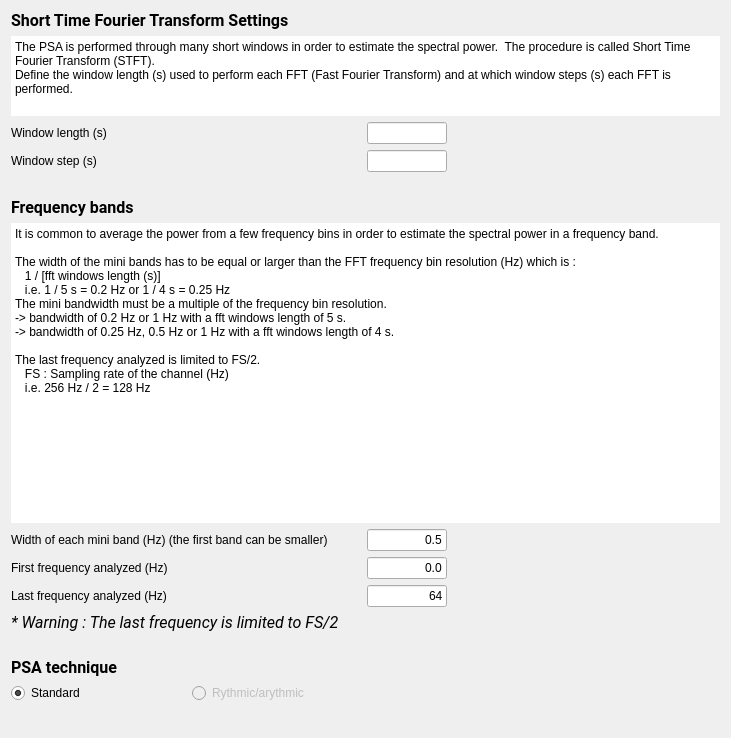
<?xml version="1.0" encoding="UTF-8"?>
<ui version="4.0">
 <class>SpectralSettings</class>
 <widget class="QWidget" name="SpectralSettings">
  <property name="geometry">
   <rect>
    <x>0</x>
    <y>0</y>
    <width>730</width>
    <height>738</height>
   </rect>
  </property>
  <property name="minimumSize">
   <size>
    <width>0</width>
    <height>0</height>
   </size>
  </property>
  <property name="windowTitle">
   <string/>
  </property>
  <property name="styleSheet">
   <string>font: 12pt &quot;Roboto&quot;;</string>
  </property>
  <layout class="QVBoxLayout" name="verticalLayout_2">
   <item>
    <layout class="QVBoxLayout" name="verticalLayout">
     <item>
      <widget class="QLabel" name="label_3">
       <property name="maximumSize">
        <size>
         <width>16777215</width>
         <height>30</height>
        </size>
       </property>
       <property name="font">
        <font>
         <family>Roboto</family>
         <pointsize>12</pointsize>
         <weight>50</weight>
         <italic>false</italic>
         <bold>false</bold>
        </font>
       </property>
       <property name="text">
        <string>&lt;html&gt;&lt;head/&gt;&lt;body&gt;&lt;p&gt;&lt;span style=&quot; font-weight:600;&quot;&gt;Short Time Fourier Transform Settings&lt;/span&gt;&lt;/p&gt;&lt;/body&gt;&lt;/html&gt;</string>
       </property>
      </widget>
     </item>
     <item>
      <widget class="QPlainTextEdit" name="plainTextEdit_2">
       <property name="minimumSize">
        <size>
         <width>0</width>
         <height>45</height>
        </size>
       </property>
       <property name="maximumSize">
        <size>
         <width>16777215</width>
         <height>80</height>
        </size>
       </property>
       <property name="frameShape">
        <enum>QFrame::HLine</enum>
       </property>
       <property name="frameShadow">
        <enum>QFrame::Plain</enum>
       </property>
       <property name="lineWidth">
        <number>0</number>
       </property>
       <property name="readOnly">
        <bool>true</bool>
       </property>
       <property name="plainText">
        <string>The PSA is performed through many short windows in order to estimate the spectral power.  The procedure is called Short Time Fourier Transform (STFT).
Define the window length (s) used to perform each FFT (Fast Fourier Transform) and at which window steps (s) each FFT is performed.</string>
       </property>
      </widget>
     </item>
     <item>
      <layout class="QGridLayout" name="gridLayout">
       <property name="sizeConstraint">
        <enum>QLayout::SetNoConstraint</enum>
       </property>
       <item row="1" column="0">
        <widget class="QLabel" name="label_2">
         <property name="sizePolicy">
          <sizepolicy hsizetype="Minimum" vsizetype="Preferred">
           <horstretch>0</horstretch>
           <verstretch>0</verstretch>
          </sizepolicy>
         </property>
         <property name="minimumSize">
          <size>
           <width>200</width>
           <height>0</height>
          </size>
         </property>
         <property name="text">
          <string>Window step (s)</string>
         </property>
        </widget>
       </item>
       <item row="1" column="1">
        <widget class="QLineEdit" name="win_step_lineEdit">
         <property name="maximumSize">
          <size>
           <width>80</width>
           <height>16777215</height>
          </size>
         </property>
         <property name="toolTip">
          <string>At which window steps (s) the FFT (Fast Fourier Transform) is performed.</string>
         </property>
        </widget>
       </item>
       <item row="0" column="1">
        <widget class="QLineEdit" name="win_len_lineEdit">
         <property name="maximumSize">
          <size>
           <width>80</width>
           <height>16777215</height>
          </size>
         </property>
         <property name="toolTip">
          <string>Window length (s) used to perform the FFT (Fast Fourier Transform).</string>
         </property>
        </widget>
       </item>
       <item row="0" column="0">
        <widget class="QLabel" name="label">
         <property name="sizePolicy">
          <sizepolicy hsizetype="Minimum" vsizetype="Preferred">
           <horstretch>0</horstretch>
           <verstretch>0</verstretch>
          </sizepolicy>
         </property>
         <property name="minimumSize">
          <size>
           <width>350</width>
           <height>0</height>
          </size>
         </property>
         <property name="maximumSize">
          <size>
           <width>500</width>
           <height>500</height>
          </size>
         </property>
         <property name="text">
          <string>Window length (s)</string>
         </property>
        </widget>
       </item>
       <item row="0" column="2">
        <spacer name="horizontalSpacer_2">
         <property name="orientation">
          <enum>Qt::Horizontal</enum>
         </property>
         <property name="sizeHint" stdset="0">
          <size>
           <width>40</width>
           <height>20</height>
          </size>
         </property>
        </spacer>
       </item>
       <item row="1" column="2">
        <spacer name="horizontalSpacer_3">
         <property name="orientation">
          <enum>Qt::Horizontal</enum>
         </property>
         <property name="sizeHint" stdset="0">
          <size>
           <width>40</width>
           <height>20</height>
          </size>
         </property>
        </spacer>
       </item>
      </layout>
     </item>
    </layout>
   </item>
   <item>
    <spacer name="verticalSpacer_3">
     <property name="orientation">
      <enum>Qt::Vertical</enum>
     </property>
     <property name="sizeType">
      <enum>QSizePolicy::Fixed</enum>
     </property>
     <property name="sizeHint" stdset="0">
      <size>
       <width>20</width>
       <height>20</height>
      </size>
     </property>
    </spacer>
   </item>
   <item>
    <layout class="QVBoxLayout" name="verticalLayout_5">
     <item>
      <widget class="QLabel" name="label_7">
       <property name="maximumSize">
        <size>
         <width>16777215</width>
         <height>30</height>
        </size>
       </property>
       <property name="font">
        <font>
         <family>Roboto</family>
         <pointsize>12</pointsize>
         <weight>50</weight>
         <italic>false</italic>
         <bold>false</bold>
        </font>
       </property>
       <property name="text">
        <string>&lt;html&gt;&lt;head/&gt;&lt;body&gt;&lt;p&gt;&lt;span style=&quot; font-weight:600;&quot;&gt;Frequency bands&lt;/span&gt;&lt;/p&gt;&lt;/body&gt;&lt;/html&gt;</string>
       </property>
      </widget>
     </item>
     <item>
      <widget class="QPlainTextEdit" name="plainTextEdit">
       <property name="sizePolicy">
        <sizepolicy hsizetype="Expanding" vsizetype="Expanding">
         <horstretch>0</horstretch>
         <verstretch>0</verstretch>
        </sizepolicy>
       </property>
       <property name="minimumSize">
        <size>
         <width>0</width>
         <height>300</height>
        </size>
       </property>
       <property name="maximumSize">
        <size>
         <width>16777215</width>
         <height>16777215</height>
        </size>
       </property>
       <property name="frameShape">
        <enum>QFrame::HLine</enum>
       </property>
       <property name="frameShadow">
        <enum>QFrame::Plain</enum>
       </property>
       <property name="lineWidth">
        <number>0</number>
       </property>
       <property name="readOnly">
        <bool>true</bool>
       </property>
       <property name="plainText">
        <string>It is common to average the power from a few frequency bins in order to estimate the spectral power in a frequency band.

The width of the mini bands has to be equal or larger than the FFT frequency bin resolution (Hz) which is :
   1 / [fft windows length (s)]
   i.e. 1 / 5 s = 0.2 Hz or 1 / 4 s = 0.25 Hz
The mini bandwidth must be a multiple of the frequency bin resolution.
-&gt; bandwidth of 0.2 Hz or 1 Hz with a fft windows length of 5 s.
-&gt; bandwidth of 0.25 Hz, 0.5 Hz or 1 Hz with a fft windows length of 4 s. 

The last frequency analyzed is limited to FS/2.
   FS : Sampling rate of the channel (Hz)
   i.e. 256 Hz / 2 = 128 Hz</string>
       </property>
      </widget>
     </item>
    </layout>
   </item>
   <item>
    <layout class="QGridLayout" name="gridLayout_2">
     <item row="0" column="0">
      <widget class="QLabel" name="label_8">
       <property name="sizePolicy">
        <sizepolicy hsizetype="Minimum" vsizetype="Preferred">
         <horstretch>0</horstretch>
         <verstretch>0</verstretch>
        </sizepolicy>
       </property>
       <property name="minimumSize">
        <size>
         <width>350</width>
         <height>0</height>
        </size>
       </property>
       <property name="maximumSize">
        <size>
         <width>400</width>
         <height>16777215</height>
        </size>
       </property>
       <property name="text">
        <string>Width of each mini band (Hz) (the first band can be smaller)</string>
       </property>
      </widget>
     </item>
     <item row="0" column="1">
      <widget class="QLineEdit" name="miniband_lineEdit">
       <property name="minimumSize">
        <size>
         <width>0</width>
         <height>0</height>
        </size>
       </property>
       <property name="maximumSize">
        <size>
         <width>80</width>
         <height>16777215</height>
        </size>
       </property>
       <property name="text">
        <string>0.5</string>
       </property>
       <property name="alignment">
        <set>Qt::AlignRight|Qt::AlignTrailing|Qt::AlignVCenter</set>
       </property>
      </widget>
     </item>
     <item row="0" column="2">
      <spacer name="horizontalSpacer_4">
       <property name="orientation">
        <enum>Qt::Horizontal</enum>
       </property>
       <property name="sizeHint" stdset="0">
        <size>
         <width>58</width>
         <height>13</height>
        </size>
       </property>
      </spacer>
     </item>
     <item row="1" column="0">
      <widget class="QLabel" name="label_4">
       <property name="text">
        <string>First frequency analyzed (Hz)</string>
       </property>
      </widget>
     </item>
     <item row="1" column="1">
      <widget class="QLineEdit" name="first_freq_lineEdit">
       <property name="maximumSize">
        <size>
         <width>80</width>
         <height>16777215</height>
        </size>
       </property>
       <property name="text">
        <string>0.0</string>
       </property>
       <property name="alignment">
        <set>Qt::AlignRight|Qt::AlignTrailing|Qt::AlignVCenter</set>
       </property>
      </widget>
     </item>
     <item row="1" column="2">
      <spacer name="horizontalSpacer_6">
       <property name="orientation">
        <enum>Qt::Horizontal</enum>
       </property>
       <property name="sizeHint" stdset="0">
        <size>
         <width>58</width>
         <height>20</height>
        </size>
       </property>
      </spacer>
     </item>
     <item row="2" column="0">
      <widget class="QLabel" name="label_9">
       <property name="sizePolicy">
        <sizepolicy hsizetype="Minimum" vsizetype="Preferred">
         <horstretch>0</horstretch>
         <verstretch>0</verstretch>
        </sizepolicy>
       </property>
       <property name="minimumSize">
        <size>
         <width>300</width>
         <height>0</height>
        </size>
       </property>
       <property name="maximumSize">
        <size>
         <width>16777215</width>
         <height>16777215</height>
        </size>
       </property>
       <property name="text">
        <string>Last frequency analyzed (Hz)</string>
       </property>
      </widget>
     </item>
     <item row="2" column="1">
      <widget class="QLineEdit" name="last_freq_lineEdit">
       <property name="maximumSize">
        <size>
         <width>80</width>
         <height>16777215</height>
        </size>
       </property>
       <property name="text">
        <string>64</string>
       </property>
       <property name="alignment">
        <set>Qt::AlignRight|Qt::AlignTrailing|Qt::AlignVCenter</set>
       </property>
      </widget>
     </item>
     <item row="2" column="2">
      <spacer name="horizontalSpacer_5">
       <property name="orientation">
        <enum>Qt::Horizontal</enum>
       </property>
       <property name="sizeHint" stdset="0">
        <size>
         <width>58</width>
         <height>20</height>
        </size>
       </property>
      </spacer>
     </item>
    </layout>
   </item>
   <item>
    <widget class="QLabel" name="label_10">
     <property name="font">
      <font>
       <family>Roboto</family>
       <pointsize>12</pointsize>
       <weight>50</weight>
       <italic>false</italic>
       <bold>false</bold>
      </font>
     </property>
     <property name="text">
      <string>&lt;html&gt;&lt;head/&gt;&lt;body&gt;&lt;p&gt;&lt;span style=&quot; font-size:12pt; font-style:italic;&quot;&gt;* Warning : The last frequency is limited to FS/2 &lt;/span&gt;&lt;/p&gt;&lt;/body&gt;&lt;/html&gt;</string>
     </property>
     <property name="alignment">
      <set>Qt::AlignLeading|Qt::AlignLeft|Qt::AlignVCenter</set>
     </property>
    </widget>
   </item>
   <item>
    <spacer name="verticalSpacer_4">
     <property name="orientation">
      <enum>Qt::Vertical</enum>
     </property>
     <property name="sizeType">
      <enum>QSizePolicy::Fixed</enum>
     </property>
     <property name="sizeHint" stdset="0">
      <size>
       <width>20</width>
       <height>20</height>
      </size>
     </property>
    </spacer>
   </item>
   <item>
    <layout class="QVBoxLayout" name="verticalLayout_4">
     <item>
      <widget class="QLabel" name="label_6">
       <property name="font">
        <font>
         <family>Roboto</family>
         <pointsize>12</pointsize>
         <weight>50</weight>
         <italic>false</italic>
         <bold>false</bold>
        </font>
       </property>
       <property name="text">
        <string>&lt;html&gt;&lt;head/&gt;&lt;body&gt;&lt;p&gt;&lt;span style=&quot; font-weight:600;&quot;&gt;PSA technique&lt;/span&gt;&lt;/p&gt;&lt;/body&gt;&lt;/html&gt;</string>
       </property>
      </widget>
     </item>
     <item>
      <layout class="QHBoxLayout" name="horizontalLayout_3">
       <item>
        <widget class="QRadioButton" name="std_radioButton">
         <property name="enabled">
          <bool>true</bool>
         </property>
         <property name="minimumSize">
          <size>
           <width>175</width>
           <height>0</height>
          </size>
         </property>
         <property name="maximumSize">
          <size>
           <width>500</width>
           <height>16777215</height>
          </size>
         </property>
         <property name="text">
          <string>Standard </string>
         </property>
         <property name="checked">
          <bool>true</bool>
         </property>
        </widget>
       </item>
       <item>
        <widget class="QRadioButton" name="RA_radioButton">
         <property name="enabled">
          <bool>false</bool>
         </property>
         <property name="minimumSize">
          <size>
           <width>175</width>
           <height>0</height>
          </size>
         </property>
         <property name="text">
          <string>Rythmic/arythmic</string>
         </property>
        </widget>
       </item>
       <item>
        <spacer name="horizontalSpacer">
         <property name="orientation">
          <enum>Qt::Horizontal</enum>
         </property>
         <property name="sizeHint" stdset="0">
          <size>
           <width>40</width>
           <height>20</height>
          </size>
         </property>
        </spacer>
       </item>
      </layout>
     </item>
    </layout>
   </item>
   <item>
    <spacer name="verticalSpacer">
     <property name="orientation">
      <enum>Qt::Vertical</enum>
     </property>
     <property name="sizeType">
      <enum>QSizePolicy::Expanding</enum>
     </property>
     <property name="sizeHint" stdset="0">
      <size>
       <width>709</width>
       <height>19</height>
      </size>
     </property>
    </spacer>
   </item>
  </layout>
 </widget>
 <resources>
  <include location="../../../../../snooz-toolbox/src/main/python/ui/themes/themes.qrc"/>
 </resources>
 <connections>
  <connection>
   <sender>win_len_lineEdit</sender>
   <signal>editingFinished()</signal>
   <receiver>SpectralSettings</receiver>
   <slot>miniband_edit_slot()</slot>
   <hints>
    <hint type="sourcelabel">
     <x>307</x>
     <y>87</y>
    </hint>
    <hint type="destinationlabel">
     <x>376</x>
     <y>408</y>
    </hint>
   </hints>
  </connection>
  <connection>
   <sender>last_freq_lineEdit</sender>
   <signal>editingFinished()</signal>
   <receiver>SpectralSettings</receiver>
   <slot>lastfreq_edit_slot()</slot>
   <hints>
    <hint type="sourcelabel">
     <x>307</x>
     <y>433</y>
    </hint>
    <hint type="destinationlabel">
     <x>376</x>
     <y>408</y>
    </hint>
   </hints>
  </connection>
  <connection>
   <sender>miniband_lineEdit</sender>
   <signal>editingFinished()</signal>
   <receiver>SpectralSettings</receiver>
   <slot>miniband_edit_slot()</slot>
   <hints>
    <hint type="sourcelabel">
     <x>307</x>
     <y>406</y>
    </hint>
    <hint type="destinationlabel">
     <x>376</x>
     <y>408</y>
    </hint>
   </hints>
  </connection>
 </connections>
 <slots>
  <slot>miniband_edit_slot()</slot>
  <slot>lastfreq_edit_slot()</slot>
 </slots>
</ui>
